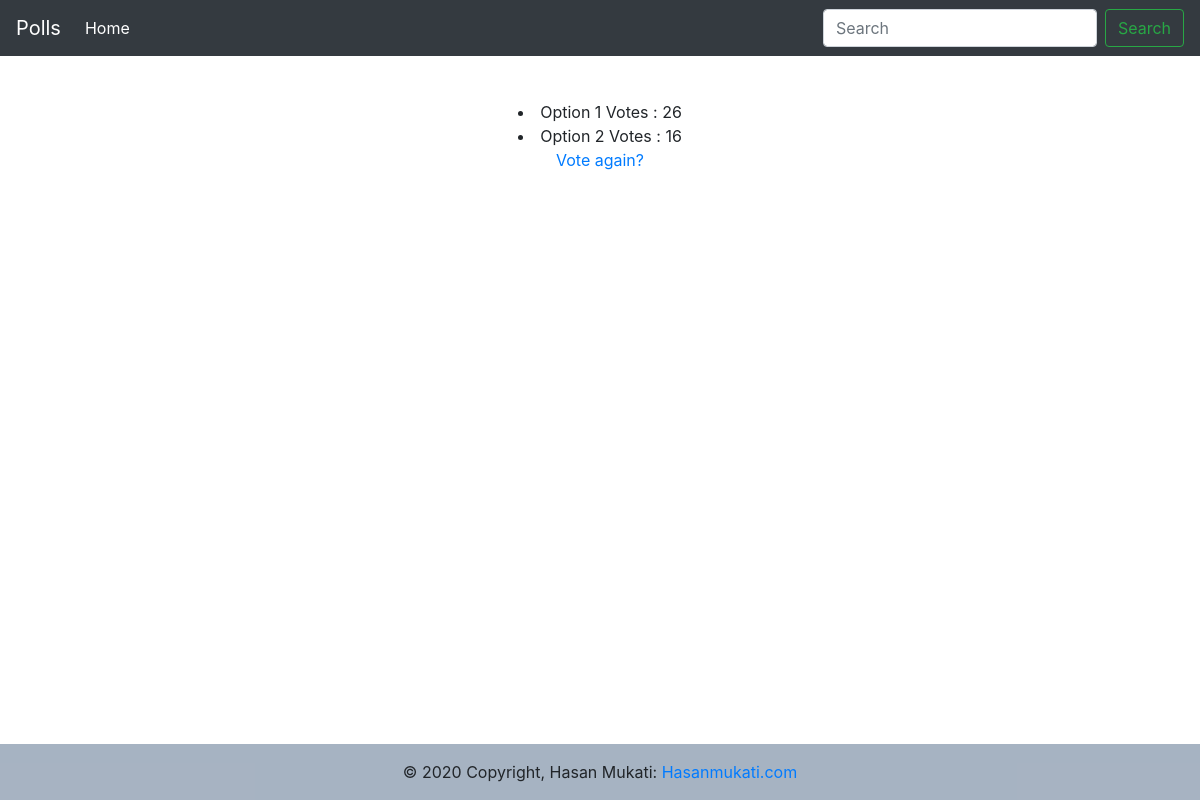
/polls/1/results/, run on an earlier commit of the app's database.
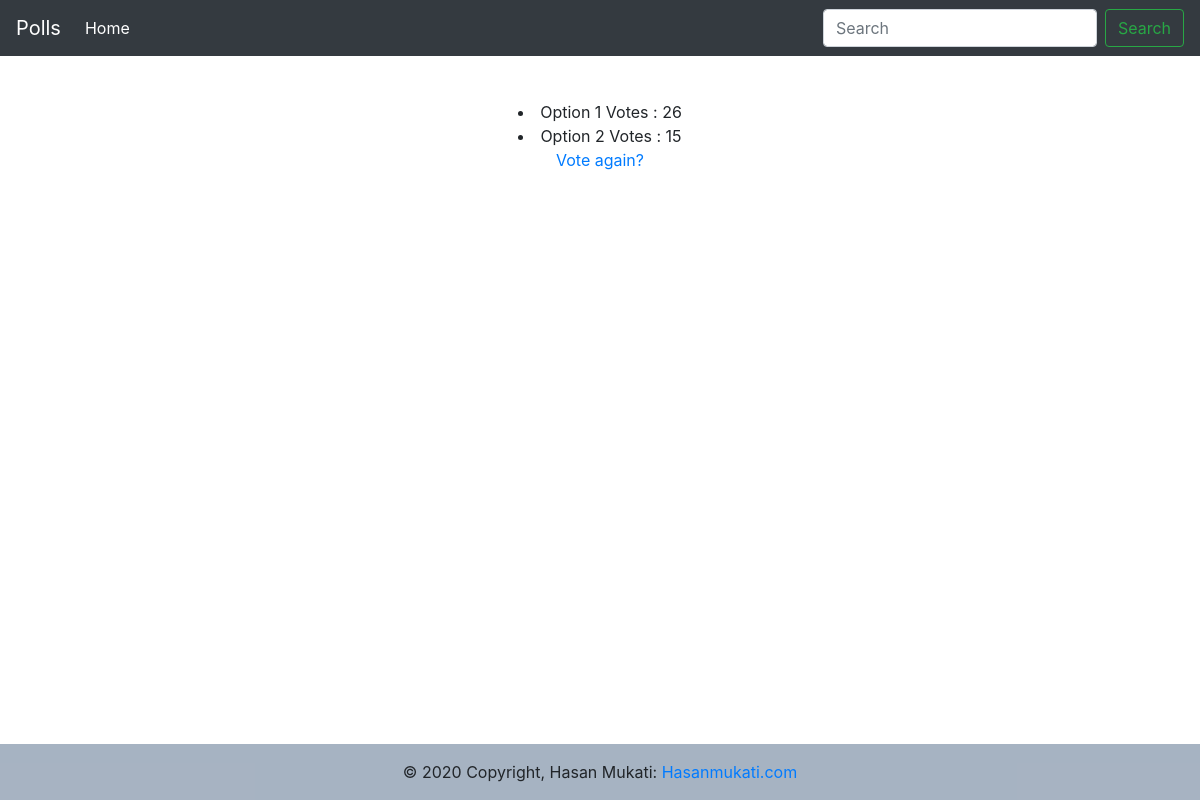
And on a later commit of the database.
### polls/models.py (models this page shows, shortened)
class Question(models.Model):
    question_text = models.CharField(max_length=200)
    pub_date = models.DateTimeField('date published')
    notMuchVotes = models.IntegerField(null=True)
    theSkyeVotes = models.IntegerField(null=True)
    from django.db import models

### polls/views.py (the view)
# urls.py: path('<int:question_id>/results/', views.results, name='results'),
def results(request, question_id):
    dataIn = request.POST.copy()
    try:
        question = Question.objects.get(id=question_id)
        if int(dataIn['choice']) == 10:
            currentVotes = question.notMuchVotes
            question.notMuchVotes = currentVotes + 1
        else:
            currentVotes = question.theSkyeVotes
            question.theSkyeVotes = currentVotes + 1
        question.save()
    except:
        pass
    question = get_object_or_404(Question, pk=question_id)
    return render(request, 'polls/results.html', {'question': question})

### polls/templates/polls/results.html (shortened to what this page needs)
<!DOCTYPE html>
<html lang="en">
  <head>
    <link rel="stylesheet" href="https://stackpath.bootstrapcdn.com/bootstrap/4.5.2/css/bootstrap.min.css">
</head>
<body>
    <nav class="navbar navbar-expand-md navbar-dark bg-dark fixed-top">
        <a class="navbar-brand" href="/polls/" googl="true">Polls</a>
        <div class="collapse navbar-collapse" id="navbarsExampleDefault">
          <ul class="navbar-nav mr-auto">
            <li class="nav-item active">
              <a class="nav-link" href="http://127.0.0.1:8000/">Home <span class="sr-only">(current)</span></a>
            </li>
          </ul>
          <form class="form-inline my-2 my-lg-0">
            <input class="form-control mr-sm-2" type="text" placeholder="Search" aria-label="Search">
            <button class="btn btn-outline-success my-2 my-sm-0" type="submit">Search</button>
          </form>
        </div>
      </nav>
</body>
<div class="container">
  <div>
    <li>Option 1 Votes : {{question.notMuchVotes}}</li>
    <li>Option 2 Votes : {{question.theSkyeVotes}}</li>
  </div>
  <div class="footer_container">
    <footer class="page-footer font-small blue">
        <div class="footer-copyright text-center py-3">© 2020 Copyright, Hasan Mukati:
          <a href="https://Hasanmukati.com/"> Hasanmukati.com</a>
        </div>
      </footer>
    </div>
<a href="{% url 'polls:detail' question.id %}">Vote again?</a>

What changed in the data, as far as the page shows it:
changed Question: theSkyeVotes "16" → "15"
